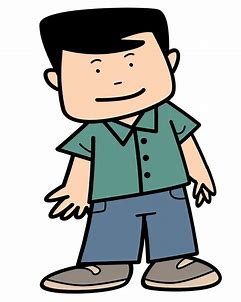
#> input picture ManipulatingPixelsOfImage/3.jpg, 241 x 302 px, found by its file name
$ jupyter execute ManipulatingPixelsOfImage.ipynb
#> lines starting #> are read from the running program, lines starting #| are printed output that depends on the picture; after the words box and inside, x2 and y2 are one past the last pixel; in counts of white or black regions, pixels touching at a corner belong together
<a href="https://colab.research.google.com/github/rvssridatta/DL/blob/main/ManipulatingPixelsOfImage/ManipulatingPixelsOfImage.ipynb" target="_parent"></a>

[cell 1]
import cv2
import numpy as np

[cell 2]
path = '/content/3.jpg'

[cell 3]
img = cv2.imread(path,cv2.IMREAD_GRAYSCALE)
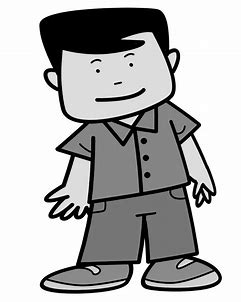
#> img: shape (302, 241); min 0, max 255, mean 180.1

Accessing Pixel value for gray image

[cell 4]
from google.colab.patches import cv2_imshow
cv2_imshow(img)

[cell 5]
value = [0,0]
print(value)
value1 = img.item(0,0)
#> value1 = 253
print(value1)
#| 253

[cell 6]
img[0,0]=100
#> img: shape (302, 241); under 0.01% of pixels changed, all inside (x1, y1, x2, y2) = (0, 0, 1, 1)
value2 = img.item(0,0)
#> value2 = 100
print(value2)
#| 100

[cell 7]
img.itemset((0,0),50)
#> img: shape (302, 241); min 0, max 255, mean 180.1
value3 = img.item(0,0)
#> value3 = 50
print(value3)
#| 50

Accessing pixels values for color image

[cell 8]
img = cv2.imread(path,cv2.IMREAD_COLOR)
#> img is the input picture: shape (302, 241, 3); mean B, G, R 178.1, 181, 179.2
value = img[75,75,:]
#> value = [179, 211, 252]
print(value) #B=179 G=211 R=252
#| [179 211 252]

[cell 9]
#Updating pixel values
img[10,10,] = [25,255,255]
#> img: shape (302, 241, 3); under 0.01% of pixels changed, all inside (x1, y1, x2, y2) = (10, 10, 11, 11)
value4 = img[10,10,:]
#> value4 = [25, 255, 255]
print(value4)
#| [ 25 255 255]
